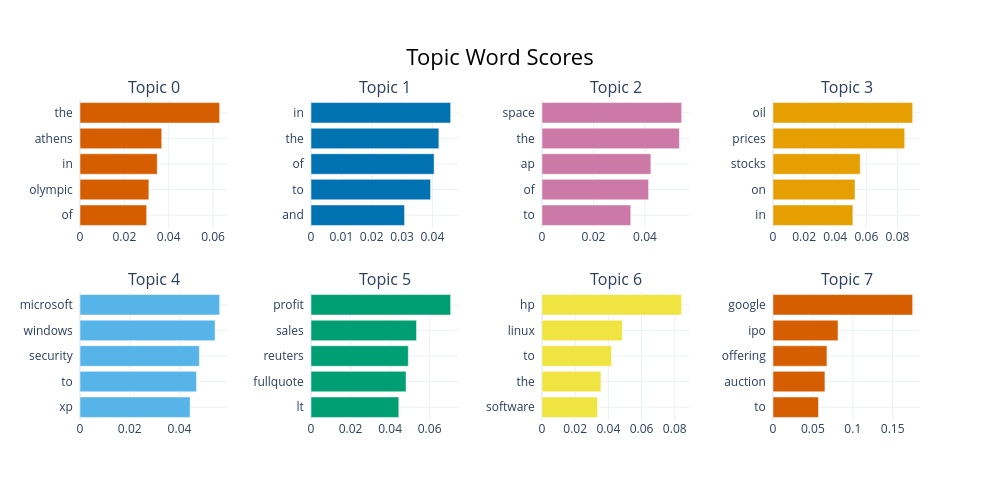

Notebook code cell kept with this figure:
### Markdown cell above
#### Visualize Topics with a Barchart

The `.visualize_barchart()` method lets us see a simple plot of each topic’s most important words.

It’s an easy way to get a quick overview of the topic landscape.

### Code cell
topic_model.visualize_barchart()

### Figure 1 — Plotly figure (JSON) as saved in the notebook; plotly's stock layout.template omitted (floating-point values rounded to 4 significant figures)
{"data": [{"marker": {"color": "#D55E00"}, "orientation": "h", "type": "bar", "x": [0.03006, 0.03106, 0.03483, 0.03686, 0.06297], "xaxis": "x", "y": ["of  ", "olympic  ", "in  ", "athens  ", "the  "], "yaxis": "y"}, {"marker": {"color": "#0072B2"}, "orientation": "h", "type": "bar", "x": [0.03083, 0.0394, 0.04057, 0.04214, 0.04602], "xaxis": "x2", "y": ["and  ", "to  ", "of  ", "the  ", "in  "], "yaxis": "y2"}, {"marker": {"color": "#CC79A7"}, "orientation": "h", "type": "bar", "x": [0.03448, 0.0414, 0.04229, 0.05337, 0.05425], "xaxis": "x3", "y": ["to  ", "of  ", "ap  ", "the  ", "space  "], "yaxis": "y3"}, {"marker": {"color": "#E69F00"}, "orientation": "h", "type": "bar", "x": [0.05133, 0.0527, 0.05604, 0.08463, 0.08975], "xaxis": "x4", "y": ["in  ", "on  ", "stocks  ", "prices  ", "oil  "], "yaxis": "y4"}, {"marker": {"color": "#56B4E9"}, "orientation": "h", "type": "bar", "x": [0.04428, 0.04683, 0.04799, 0.0543, 0.05614], "xaxis": "x5", "y": ["xp  ", "to  ", "security  ", "windows  ", "microsoft  "], "yaxis": "y5"}, {"marker": {"color": "#009E73"}, "orientation": "h", "type": "bar", "x": [0.0444, 0.04806, 0.0492, 0.05337, 0.07062], "xaxis": "x6", "y": ["lt  ", "fullquote  ", "reuters  ", "sales  ", "profit  "], "yaxis": "y6"}, {"marker": {"color": "#F0E442"}, "orientation": "h", "type": "bar", "x": [0.03345, 0.03552, 0.04188, 0.04844, 0.08417], "xaxis": "x7", "y": ["software  ", "the  ", "to  ", "linux  ", "hp  "], "yaxis": "y7"}, {"marker": {"color": "#D55E00"}, "orientation": "h", "type": "bar", "x": [0.05706, 0.06507, 0.06761, 0.08148, 0.175], "xaxis": "x8", "y": ["to  ", "auction  ", "offering  ", "ipo  ", "google  "], "yaxis": "y8"}], "layout": {"annotations": [{"font": {"size": 16}, "showarrow": false, "text": "Topic 0", "x": 0.0875, "xanchor": "center", "xref": "paper", "y": 1, "yanchor": "bottom", "yref": "paper"}, {"font": {"size": 16}, "showarrow": false, "text": "Topic 1", "x": 0.3625, "xanchor": "center", "xref": "paper", "y": 1, "yanchor": "bottom", "yref": "paper"}, {"font": {"size": 16}, "showarrow": false, "text": "Topic 2", "x": 0.6375, "xanchor": "center", "xref": "paper", "y": 1, "yanchor": "bottom", "yref": "paper"}, {"font": {"size": 16}, "showarrow": false, "text": "Topic 3", "x": 0.9125, "xanchor": "center", "xref": "paper", "y": 1, "yanchor": "bottom", "yref": "paper"}, {"font": {"size": 16}, "showarrow": false, "text": "Topic 4", "x": 0.0875, "xanchor": "center", "xref": "paper", "y": 0.4, "yanchor": "bottom", "yref": "paper"}, {"font": {"size": 16}, "showarrow": false, "text": "Topic 5", "x": 0.3625, "xanchor": "center", "xref": "paper", "y": 0.4, "yanchor": "bottom", "yref": "paper"}, {"font": {"size": 16}, "showarrow": false, "text": "Topic 6", "x": 0.6375, "xanchor": "center", "xref": "paper", "y": 0.4, "yanchor": "bottom", "yref": "paper"}, {"font": {"size": 16}, "showarrow": false, "text": "Topic 7", "x": 0.9125, "xanchor": "center", "xref": "paper", "y": 0.4, "yanchor": "bottom", "yref": "paper"}], "height": 500, "hoverlabel": {"bgcolor": "white", "font": {"family": "Rockwell", "size": 16}}, "showlegend": false, "title": {"font": {"color": "Black", "size": 22}, "text": "Topic Word Scores", "x": 0.5, "xanchor": "center", "yanchor": "top"}, "width": 1000, "xaxis": {"anchor": "y", "domain": [0, 0.175], "showgrid": true}, "xaxis2": {"anchor": "y2", "domain": [0.275, 0.45], "showgrid": true}, "xaxis3": {"anchor": "y3", "domain": [0.55, 0.725], "showgrid": true}, "xaxis4": {"anchor": "y4", "domain": [0.825, 1], "showgrid": true}, "xaxis5": {"anchor": "y5", "domain": [0, 0.175], "showgrid": true}, "xaxis6": {"anchor": "y6", "domain": [0.275, 0.45], "showgrid": true}, "xaxis7": {"anchor": "y7", "domain": [0.55, 0.725], "showgrid": true}, "xaxis8": {"anchor": "y8", "domain": [0.825, 1], "showgrid": true}, "yaxis": {"anchor": "x", "domain": [0.6, 1], "showgrid": true}, "yaxis2": {"anchor": "x2", "domain": [0.6, 1], "showgrid": true}, "yaxis3": {"anchor": "x3", "domain": [0.6, 1], "showgrid": true}, "yaxis4": {"anchor": "x4", "domain": [0.6, 1], "showgrid": true}, "yaxis5": {"anchor": "x5", "domain": [0, 0.4], "showgrid": true}, "yaxis6": {"anchor": "x6", "domain": [0, 0.4], "showgrid": true}, "yaxis7": {"anchor": "x7", "domain": [0, 0.4], "showgrid": true}, "yaxis8": {"anchor": "x8", "domain": [0, 0.4], "showgrid": true}}}
